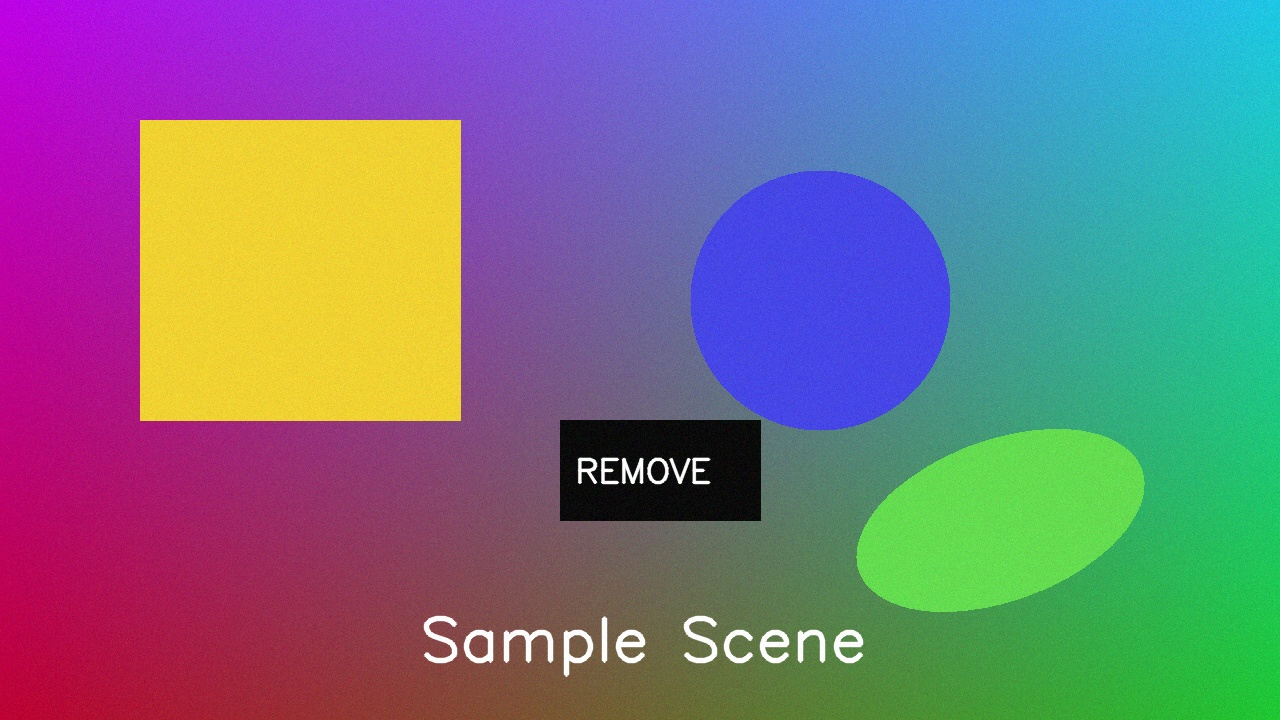
#> input picture samples/input.jpg, 1280 x 720 px
$ python detect_watermark.py --input ../samples/input.jpg --overlay-output out.png --mask-output out.png
#> lines starting #> are read from the running program, lines starting #| are printed output that depends on the picture; after the words box and inside, x2 and y2 are one past the last pixel; in counts of white or black regions, pixels touching at a corner belong together
### src/common.py
from pathlib import Path

import cv2
import numpy as np


def read_color(path: str) -> np.ndarray:
#> called with path = '../samples/input.jpg'
    image = cv2.imread(path, cv2.IMREAD_COLOR)
#> image is the input picture: shape (720, 1280, 3); mean B, G, R 130.5, 115.3, 118.3
    if image is None:
        raise FileNotFoundError(f"Could not open image: {path}")
    return image


# [6 lines left out: function read_mask, not called in this run]


def ensure_parent(path: str) -> None:
    Path(path).parent.mkdir(parents=True, exist_ok=True)

### src/detect_watermark.py
import argparse

import cv2
import numpy as np

from common import ensure_parent, read_color


def detect_watermark_like_regions(image: np.ndarray) -> np.ndarray:
    gray = cv2.cvtColor(image, cv2.COLOR_BGR2GRAY)
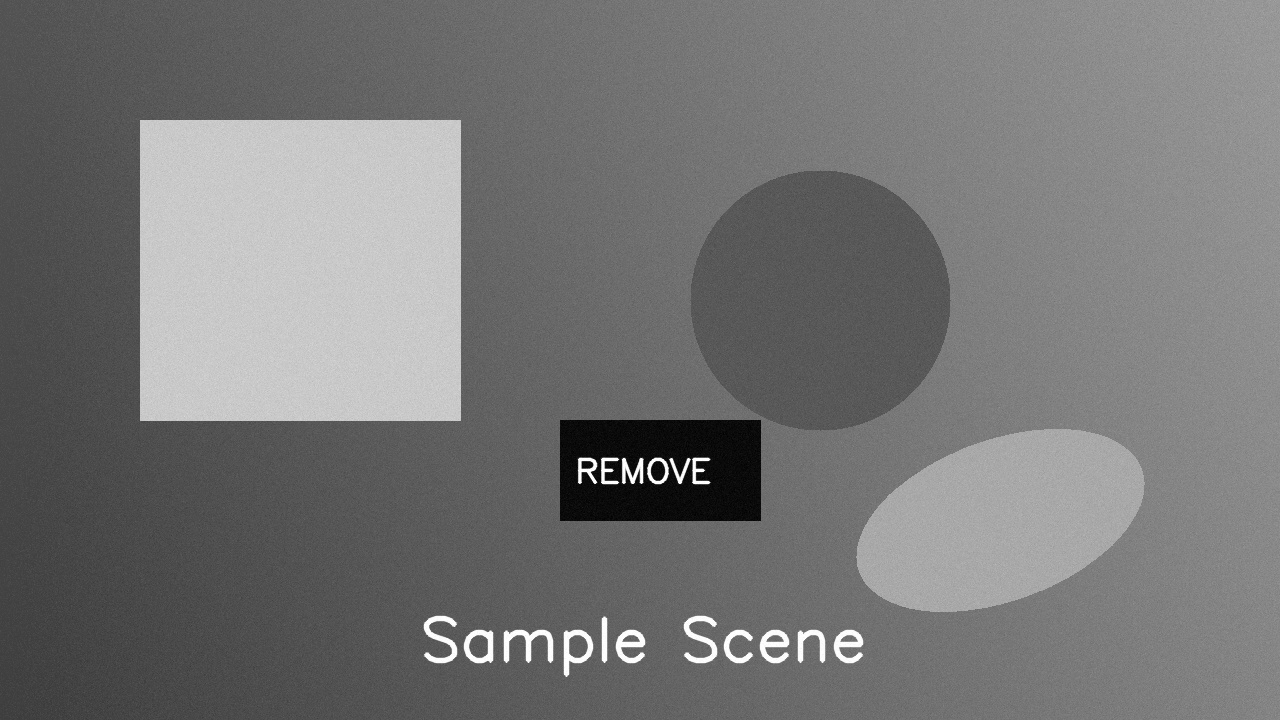
#> gray: shape (720, 1280); min 0, max 255, mean 117.9

    # Highlight bright low-contrast text-like regions often seen in watermarks.
    blur = cv2.GaussianBlur(gray, (5, 5), 0)
    high = cv2.adaptiveThreshold(
        blur,
        255,
        cv2.ADAPTIVE_THRESH_GAUSSIAN_C,
        cv2.THRESH_BINARY,
        41,
        -7,
    )
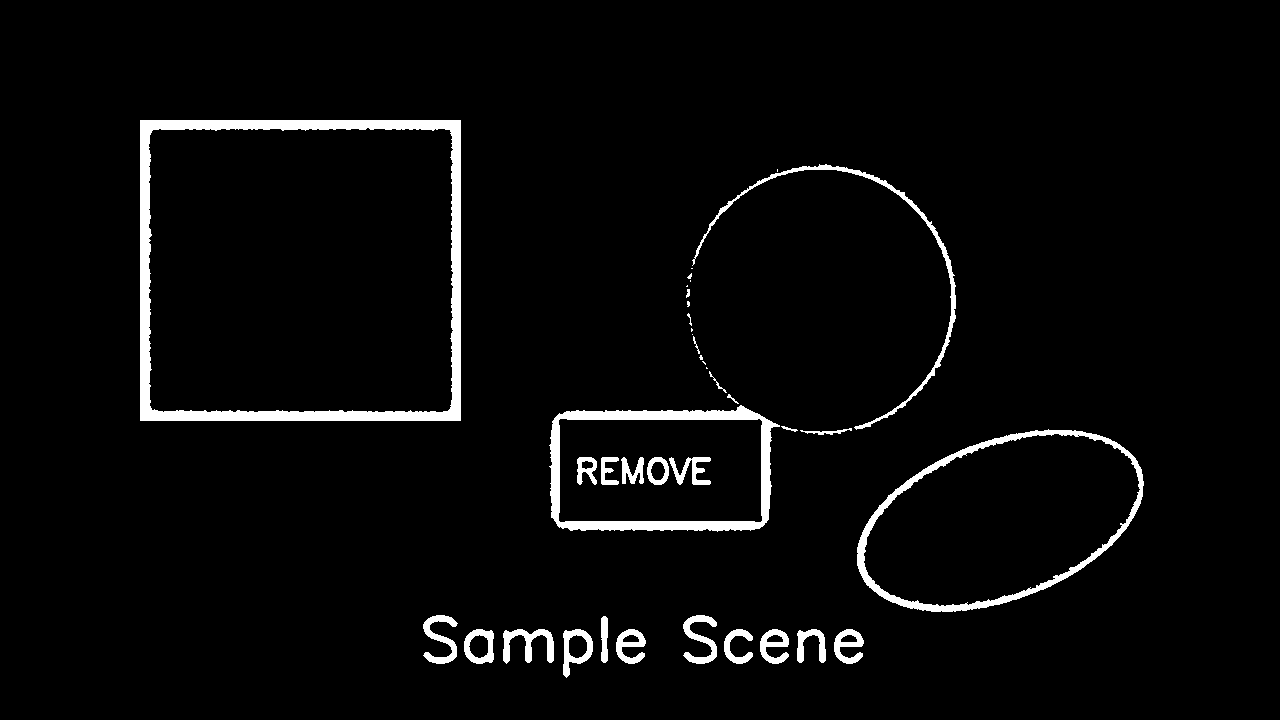
#> high: shape (720, 1280); 3.5% white; 38 white regions (11 under 20 px), largest, box (x1, y1, x2, y2) and area: (140, 120, 461, 421) 11817, (549, 405, 780, 532) 5656, (857, 429, 1144, 612) 4386

    kernel = cv2.getStructuringElement(cv2.MORPH_RECT, (3, 3))
    cleaned = cv2.morphologyEx(high, cv2.MORPH_OPEN, kernel, iterations=1)
#> cleaned: shape (720, 1280); 3.4% white; 42 white regions (15 under 20 px), largest, box (x1, y1, x2, y2) and area: (140, 120, 461, 421) 11751, (550, 406, 778, 531) 5598, (857, 430, 1144, 612) 4317
    cleaned = cv2.morphologyEx(cleaned, cv2.MORPH_CLOSE, kernel, iterations=2)
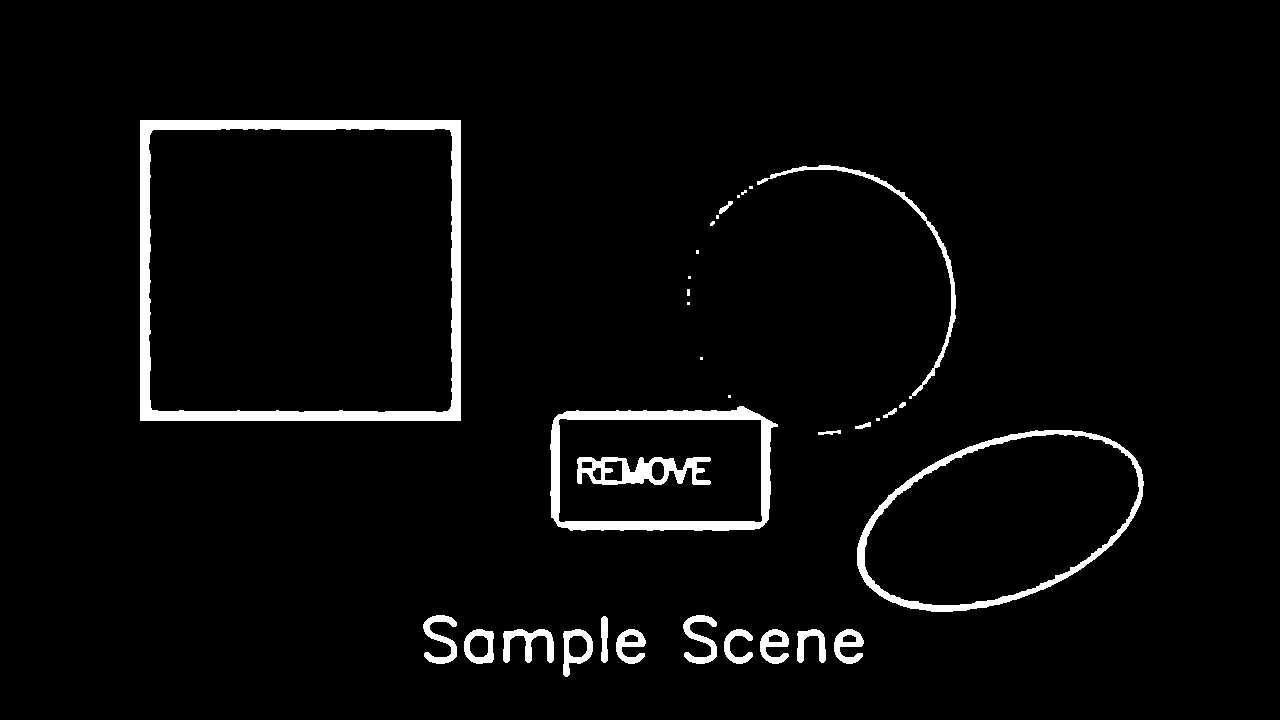
#> cleaned: shape (720, 1280); 3.5% white; 33 white regions (11 under 20 px)

    return cleaned


def overlay_boxes(image: np.ndarray, mask: np.ndarray, min_area: int = 250) -> np.ndarray:
#> called with min_area = 250
    out = image.copy()
    contours, _ = cv2.findContours(mask, cv2.RETR_EXTERNAL, cv2.CHAIN_APPROX_SIMPLE)
#> contours = 32 contours, 12 with area under 20; largest, box (x1, y1, x2, y2) and area: (140, 120, 461, 421) 96000, (857, 430, 1144, 612) 37250, (550, 406, 778, 531) 25643, (757, 165, 956, 399) 1226, (563, 629, 593, 677) 901
    for c in contours:
        area = cv2.contourArea(c)
        if area < min_area:
            continue
        x, y, w, h = cv2.boundingRect(c)
        cv2.rectangle(out, (x, y), (x + w, y + h), (0, 255, 255), 2)
#> this loop made 32 passes
#> (area, x, y, w, h) on passes 1, 2, 3, 4, 5, 6, 7, 8, 10, 11, 12, 17: (582.5, 834, 629, 30, 35), (421.5, 797, 629, 29, 34), (578, 760, 629, 29, 35), (395, 724, 629, 29, 35), (583.5, 616, 629, 30, 35), (901, 563, 629, 30, 48), (693, 503, 629, 51, 34), (840, 464, 629, 30, 35), (610.5, 683, 615, 34, 49), (611, 423, 615, 34, 49), (37249.5, 857, 430, 287, 182), (25643, 550, 406, 228, 125)
#> area on passes 9, 13, 14, 16, 18, 27: 243, 43, 44, 37.5, 21.5, 52
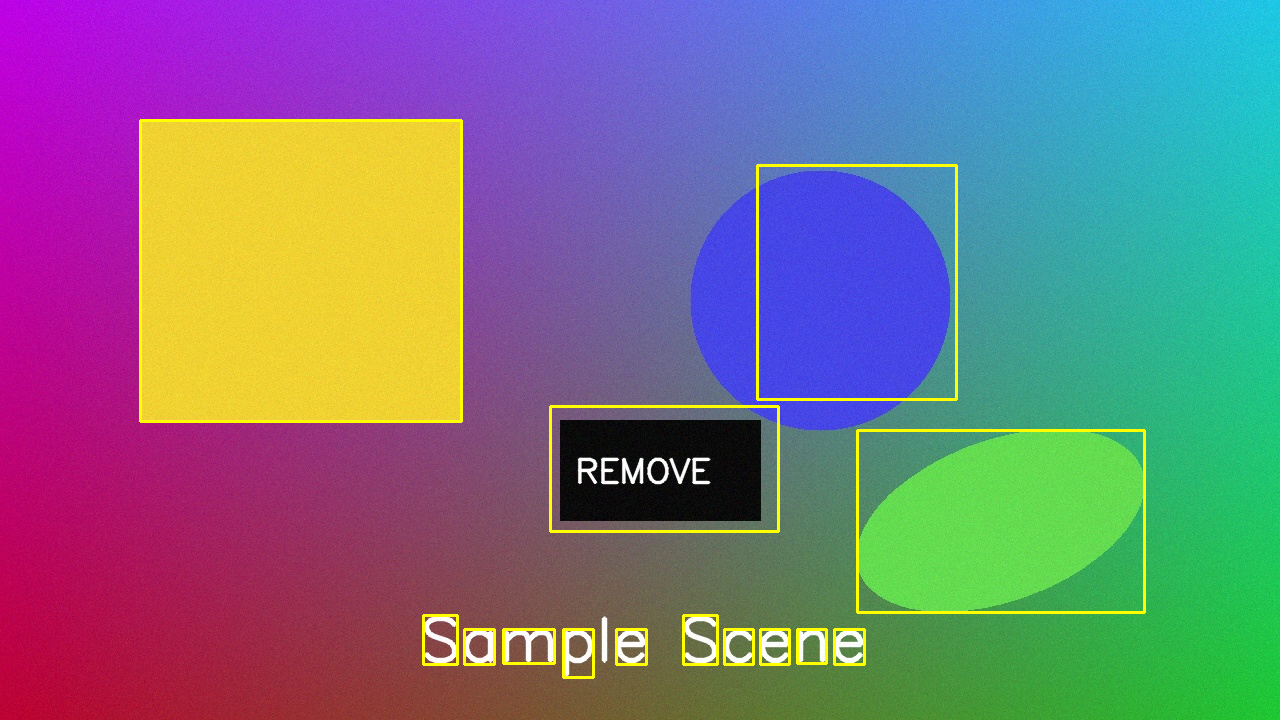
#> out: shape (720, 1280, 3); 1.68% of pixels changed, all inside (x1, y1, x2, y2) = (139, 119, 1146, 679)
    return out


def main() -> None:
    parser = argparse.ArgumentParser(description="Detect likely watermark-like regions (analysis only)")
    parser.add_argument("--input", required=True)
    parser.add_argument("--overlay-output", required=True)
    parser.add_argument("--mask-output", required=True)
    args = parser.parse_args()

    image = read_color(args.input)
    mask = detect_watermark_like_regions(image)
    overlay = overlay_boxes(image, mask)

    ensure_parent(args.overlay_output)
    ensure_parent(args.mask_output)
    cv2.imwrite(args.overlay_output, overlay)
    cv2.imwrite(args.mask_output, mask)

    print(f"Saved detection overlay: {args.overlay_output}")
    print(f"Saved detection mask: {args.mask_output}")


if __name__ == "__main__":
    main()
